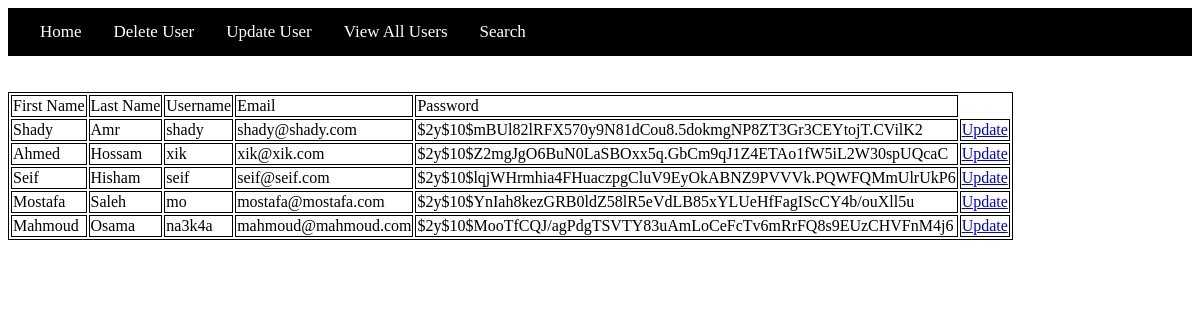
The page /archive/done/qc/Update.php on the database as committed earlier.
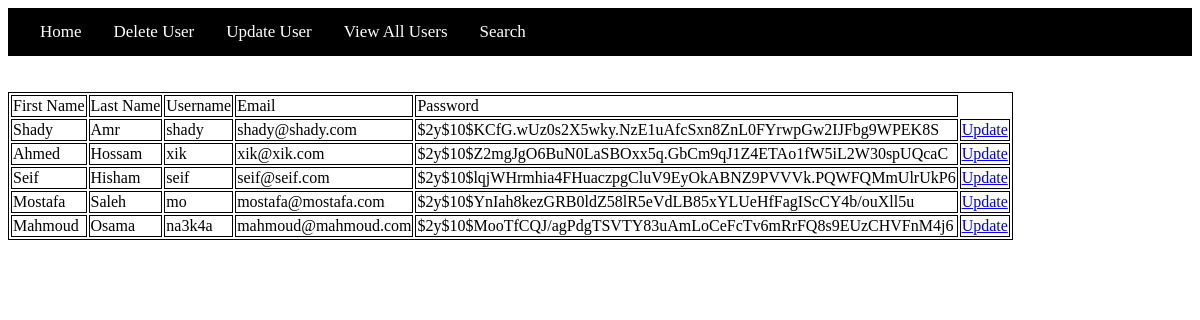
The same page on the database as committed later.
### tables this page shows
CREATE TABLE `users` (
  `ID` int(11) NOT NULL,
  `FirstName` varchar(128) NOT NULL,
  `LastName` varchar(128) NOT NULL,
  `Username` varchar(64) NOT NULL,
  `Email` varchar(256) NOT NULL,
  `Pass` varchar(256) NOT NULL,
  `Role` int(11) NOT NULL COMMENT 'User (0), Waiter (1), QC (2)',
  `Access` int(11) NOT NULL,
  `National_ID` int(14) NOT NULL,
  `National_ID_Image` text NOT NULL,
  `ProfilePicture` text NOT NULL,
  `Wallet` int(50) NOT NULL,
  `Governorate` varchar(20) NOT NULL,
  `Comments` varchar(64) NOT NULL
);

### archive/done/qc/Update.php (the view, shortened to what this page needs)
<?php
 include "Menu.php";
 $servername = "localhost";
 $username = "root";
 $password = "";
 $dbname = "restaurant";
 $conn = new mysqli($servername, $username, $password, $dbname);
 $query = "SELECT * FROM users";
 $result = mysqli_query($conn,$query);
?>
<!DOCTYPE html>
<html>
<head>
</head>
<body>
<table>
<tr>
<td>First Name</td>
<td>Last Name</td>
<td>Username</td>
<td>Email</td>
<td>Password</td>
</tr>
<?php
while($row = mysqli_fetch_array($result)) {
?>
<tr class="<?php if(isset($classname)) echo $classname;?>">
	<td><?= $row['FirstName']; ?></td>
	<td><?= $row['LastName']; ?></td>
	<td><?= $row['Username']; ?></td>
	<td><?= $row['Email']; ?></td>
	<td><?= $row['Pass']; ?></td>
<td><a href="UpdateAction.php?userid=<?php echo $row["ID"]; ?>">Update</a></td>
</tr>
<?php
}
?>
</table>
</body>
</html>

Rows that differ between the two databases and show on the page:
changed users "Shady": Pass "$2y$10$mBUl82lRFX570y9N81dCou8.5dokmgNP8ZT3Gr3CEYtojT.CVilK2" → "$2y$10$KCfG.wUz0s2X5wky.NzE1uAfcSxn8ZnL0FYrwpGw2IJFbg9WPEK8S"
